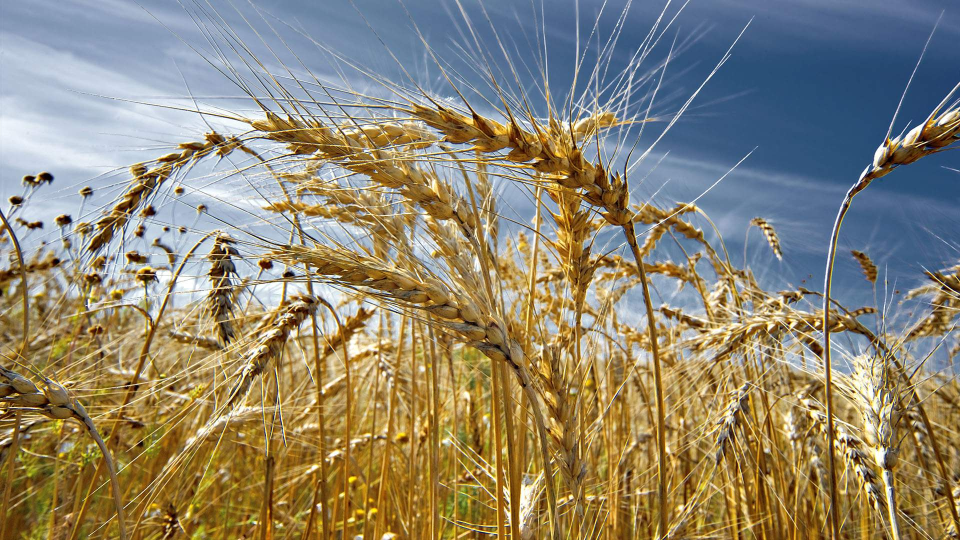
#> input picture data/training_dataset/wheat/wheat_3_002.jpg, 1920 x 1080 px, given as the content of the folder photo, which was not available (shown at 1/2 size)
$ python analyze_photos.py   (older library calls are emulated)
#> lines starting #> are read from the running program, lines starting #| are printed output that depends on the picture; after the words box and inside, x2 and y2 are one past the last pixel; in counts of white or black regions, pixels touching at a corner belong together; pictures that were not available may be replaced by others from this repository, and a replacement may not be noted
### src/config/settings.py
import os
from pathlib import Path
from pydantic_settings import BaseSettings
from typing import List, Dict

class Settings(BaseSettings):
    """Основные настройки приложения"""

    # Общие настройки
    PROJECT_NAME: str = "Агропайплайн"
    VERSION: str = "1.0.0"
    DEBUG: bool = True

    # API настройки
    API_HOST: str = "0.0.0.0"
    API_PORT: int = 8000
    API_PREFIX: str = "/api/v1"

    # Пути к данным
    BASE_DIR: Path = Path(__file__).parent.parent.parent
    DATA_DIR: Path = BASE_DIR / "data"
    RAW_DATA_DIR: Path = DATA_DIR / "raw"
    PROCESSED_DATA_DIR: Path = DATA_DIR / "processed"
    MODELS_DIR: Path = DATA_DIR / "models"
    LOGS_DIR: Path = BASE_DIR / "logs"

    # Настройки изображений
    IMAGE_SIZE: int = 224
    MAX_IMAGE_SIZE: int = 1024
    ALLOWED_EXTENSIONS: List[str] = ["jpg", "jpeg", "png", "bmp", "tiff"]
    MAX_FILE_SIZE: int = 10 * 1024 * 1024  # 10MB

    # Классы культур
    CROP_CLASSES: List[str] = ["wheat", "barley", "corn"]
    CROP_CLASSES_RU: Dict[str, str] = {
        "wheat": "пшеница",
        "barley": "ячмень",
        "corn": "кукуруза"
    }

    # Классы качества
    QUALITY_CLASSES: List[str] = ["good", "fair", "poor"]
    QUALITY_CLASSES_RU: Dict[str, str] = {
        "good": "хорошее",
        "fair": "удовлетворительное",
        "poor": "плохое"
    }

    # Болезни
    DISEASE_CLASSES: List[str] = ["healthy", "rust", "powdery_mildew", "fusarium"]
    DISEASE_CLASSES_RU: Dict[str, str] = {
        "healthy": "здоровое",
        "rust": "ржавчина",
        "powdery_mildew": "мучнистая роса",
        "fusarium": "фузариоз"
    }

    # Стадии зрелости
    MATURITY_CLASSES: List[str] = ["immature", "mature", "overripe"]
    MATURITY_CLASSES_RU: Dict[str, str] = {
        "immature": "незрелый",
        "mature": "спелый",
        "overripe": "перезрелый"
    }

    # Модели
    CROP_MODEL_NAME: str = "efficientnet_b4"
    QUALITY_MODEL_NAME: str = "resnet50"
    DISEASE_MODEL_NAME: str = "yolov8n"

    # Поддерживаемые архитектуры моделей
    SUPPORTED_MODEL_ARCHITECTURES: Dict[str, Dict] = {
        "cnn": {
            "efficientnet_b4": {"input_size": 224},
            "resnet50": {"input_size": 224},
            "mobilenetv3_small_100": {"input_size": 224}
        },
        "transformer": {
            "vit_base_patch16_224": {"input_size": 224, "patch_size": 16},
            "vit_large_patch16_224": {"input_size": 224, "patch_size": 16}
        },
        "hybrid": {
            "convnext_tiny": {"input_size": 224},
            "convnext_small": {"input_size": 224}
        }
    }

    # Предпочтительная модель распознавания
    PREFERRED_MODEL: str = "convnext_tiny"
    FALLBACK_MODEL: str = "vit_base_patch16_224"

    # Пороги уверенности (снижены для большей честности моделей)
    CROP_CONFIDENCE_THRESHOLD: float = 0.6
    QUALITY_CONFIDENCE_THRESHOLD: float = 0.55
    DISEASE_CONFIDENCE_THRESHOLD: float = 0.5

    # Новые пороги для улучшенной логики
    HIGH_CONFIDENCE_THRESHOLD: float = 0.8
    MEDIUM_CONFIDENCE_THRESHOLD: float = 0.6
    LOW_CONFIDENCE_THRESHOLD: float = 0.4

    # Пороги для обнаружения болезней (более консервативные)
    HEALTHY_THRESHOLD: float = 0.7
    DISEASE_DETECTION_THRESHOLD: float = 0.6

    # Настройки качества прогнозов
    MIN_PREDICTION_CONFIDENCE: float = 0.3

    # Обучение моделей
    BATCH_SIZE: int = 32
    LEARNING_RATE: float = 0.001
    EPOCHS: int = 50
    EARLY_STOPPING_PATIENCE: int = 10

    # Устройство вычислений
    DEVICE: str = "cuda" if os.getenv("CUDA_AVAILABLE", "false").lower() == "true" else "cpu"

    # Wandb настройки
    WANDB_PROJECT: str = "agro-pipeline"
    WANDB_ENTITY: str = os.getenv("WANDB_ENTITY", "")

    class Config:
        env_file = ".env"
        env_file_encoding = "utf-8"

# Создаем глобальный экземпляр настроек
settings = Settings()

# Создаем необходимые директории
for directory in [
    settings.DATA_DIR,
    settings.RAW_DATA_DIR,
    settings.PROCESSED_DATA_DIR,
    settings.MODELS_DIR,
    settings.LOGS_DIR
]:
    directory.mkdir(parents=True, exist_ok=True)

### src/models/crop_classifier.py
import torch
import torch.nn as nn
import timm
from typing import Dict, List, Tuple
import numpy as np
from PIL import Image
import torchvision.transforms as transforms
from pathlib import Path
import cv2

from ..config.settings import settings

# Импортируем новый продвинутый классификатор
try:
    from .advanced_crop_classifier import NextGenCropClassifier
    ADVANCED_CLASSIFIER_AVAILABLE = True
except ImportError:
    ADVANCED_CLASSIFIER_AVAILABLE = False
    print("⚠️ Продвинутый классификатор недоступен")

class CropClassifier(nn.Module):
    """Модель для классификации сельскохозяйственных культур"""

    # [36 lines left out: function __init__, not called in this run]

    def forward(self, x: torch.Tensor) -> torch.Tensor:
        """Прямой проход через модель"""
        return self.backbone(x)

    # [10 lines left out: function extract_features, not called in this run]

class ImprovedCropClassifier:
    """Улучшенная система классификации с анализом морфологических признаков"""

    # [395 lines left out: functions __init__, _create_ensemble, _get_transform, _analyze_corn_features, predict, _generate_confidence_notes, not called in this run]

class CropClassificationPredictor:
    """Класс для инференса классификации культур"""

    # [270 lines left out: functions __init__, _get_transform, load_model, preprocess_image, predict, _generate_confidence_notes and 3 more, not called in this run]

class SmartCropClassifier:
    """Умный классификатор, который автоматически выбирает лучшую доступную архитектуру"""

    def __init__(self, device: str = None, prefer_advanced: bool = True):
#> called with prefer_advanced = True
        self.device = device or settings.DEVICE
        self.prefer_advanced = prefer_advanced
        self.classifier = None
        self.classifier_type = None

        self._initialize_best_classifier()
#> (the call stopped at in _initialize_best_classifier, `self.classifier = NextGenCropClassifier(device=self.device)`: src is not available in this run)

    def _initialize_best_classifier(self):
        """Инициализирует лучший доступный классификатор"""

        if self.prefer_advanced and ADVANCED_CLASSIFIER_AVAILABLE:
            try:
                print("🚀 Инициализация продвинутого классификатора нового поколения...")
                self.classifier = NextGenCropClassifier(device=self.device)
                self.classifier_type = "NextGen"
                print("✅ Продвинутый классификатор успешно инициализирован!")
                print("🎯 Используются современные архитектуры: Swin Transformer, Vision Transformer, EfficientNetV2")
                return
            except Exception as e:
                print(f"⚠️ Не удалось инициализировать продвинутый классификатор: {e}")
                print("🔄 Переключаемся на улучшенный классификатор...")

        # Fallback на улучшенный классификатор
        try:
            print("🚀 Инициализация улучшенного классификатора...")
            self.classifier = ImprovedCropClassifier(device=self.device)
            self.classifier_type = "Improved"
            print("✅ Улучшенный классификатор успешно инициализирован!")
            print("🎯 Используется ансамбль: ConvNeXt, EfficientNet-B4, ResNet50")
        except Exception as e:
            print(f"❌ Критическая ошибка: не удалось инициализировать ни один классификатор: {e}")
            raise RuntimeError("Не удалось инициализировать систему классификации")

    def predict(self, image: Image.Image) -> Dict:
        """Выполняет предсказание с использованием лучшего доступного классификатора"""
        if self.classifier is None:
            raise RuntimeError("Классификатор не инициализирован")

        try:
            result = self.classifier.predict(image)

            # Добавляем информацию о типе используемого классификатора
            if "analysis_notes" not in result:
                result["analysis_notes"] = []

            classifier_info = {
                "NextGen": "🚀 Используется классификатор НОВОГО ПОКОЛЕНИЯ с современными архитектурами",
                "Improved": "🔧 Используется УЛУЧШЕННЫЙ классификатор с ансамблем моделей"
            }

            result["analysis_notes"].insert(0, classifier_info.get(self.classifier_type, "🤖 Базовый классификатор"))
            result["classifier_type"] = self.classifier_type

            return result

        except Exception as e:
            print(f"❌ Ошибка в классификаторе {self.classifier_type}: {e}")

            # Если продвинутый классификатор не работает, пробуем улучшенный
            if self.classifier_type == "NextGen":
                print("🔄 Переключаемся на резервный улучшенный классификатор...")
                try:
                    self.classifier = ImprovedCropClassifier(device=self.device)
                    self.classifier_type = "Improved"
                    result = self.classifier.predict(image)
                    result["analysis_notes"] = ["⚠️ Переключение на резервный классификатор"] + result.get("analysis_notes", [])
                    result["classifier_type"] = self.classifier_type
                    return result
                except Exception as e2:
                    print(f"❌ Резервный классификатор тоже не работает: {e2}")

            # Возвращаем ошибку
            return {
                "predicted_class": "error",
                "predicted_class_ru": "ошибка классификации",
                "confidence": 0.0,
                "confidence_level": "Ошибка",
                "probabilities": {"error": 1.0},
                "probabilities_ru": {"ошибка": 1.0},
                "is_confident": False,
                "analysis_notes": [f"❌ Критическая ошибка в классификации: {e}"],
                "classifier_type": "error"
            }

    # [11 lines left out: function get_classifier_info, not called in this run]

### analyze_photos.py
#!/usr/bin/env python3
"""
Анализ всех фотографий в папке для определения типов культур
и подготовки данных для обучения модели
"""

import sys
import os
sys.path.append(os.path.join(os.path.dirname(__file__), 'src'))

from PIL import Image
import json
import numpy as np
from pathlib import Path
import cv2
from src.models.crop_classifier import ImprovedCropClassifier, SmartCropClassifier
from src.config.settings import settings
import matplotlib.pyplot as plt

def analyze_single_image(image_path, classifier):
    """Анализ одного изображения"""
    try:
        # Загружаем изображение
        image = Image.open(image_path)
        if image.mode != 'RGB':
            image = image.convert('RGB')

        # Анализируем с помощью улучшенного классификатора
        result = classifier.predict(image)

        # Добавляем информацию о файле
        result['file_path'] = str(image_path)
        result['file_name'] = image_path.name
        result['file_size'] = image_path.stat().st_size
        result['image_size'] = image.size

        return result

    except Exception as e:
        return {
            'file_path': str(image_path),
            'file_name': image_path.name,
            'error': str(e),
            'predicted_class': 'error',
            'predicted_class_ru': 'ошибка'
        }

def extract_visual_features(image_path):
    """Извлечение визуальных признаков для анализа"""
    try:
        image = Image.open(image_path)
#> image is the input picture: PIL image 1920x1080 RGB; mean R, G, B 141.8, 134.1, 113.4
        img_array = np.array(image.convert('RGB'))
        height, width = img_array.shape[:2]

        # Цветовой анализ
        hsv = cv2.cvtColor(img_array, cv2.COLOR_RGB2HSV)
#> hsv: shape (1080, 1920, 3); mean H, S, V 58.7, 121.9, 162.8

        # Анализ зеленых областей (растительность)
        green_mask = cv2.inRange(hsv, np.array([40, 40, 40]), np.array([80, 255, 255]))
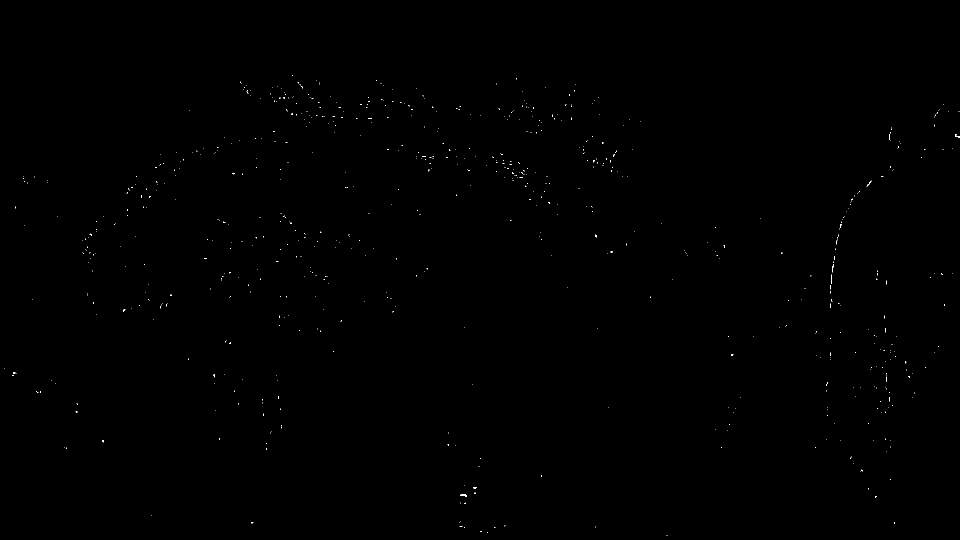
#> green_mask: shape (1080, 1920) (shown at 1/2 size); 0.1% white in thin lines or dots, all inside (x1, y1, x2, y2) = (8, 150, 1920, 1072)
        green_ratio = np.sum(green_mask > 0) / green_mask.size
#> green_ratio = 0.000972

        # Анализ желто-коричневых областей (зрелые культуры)
        yellow_mask = cv2.inRange(hsv, np.array([10, 50, 50]), np.array([30, 255, 255]))
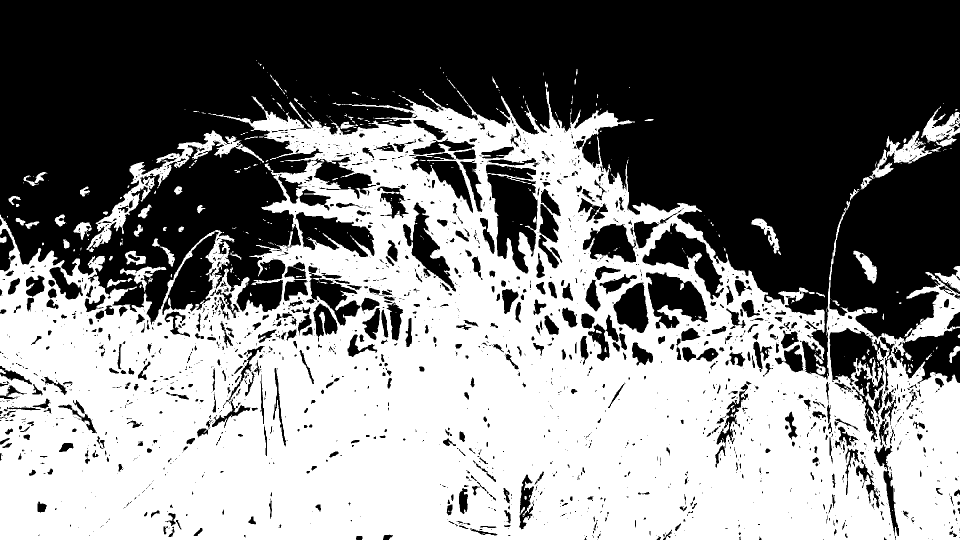
#> yellow_mask: shape (1080, 1920) (shown at 1/2 size); 49.9% white; 380 white regions (284 under 20 px), largest, box (x1, y1, x2, y2) and area: (0, 163, 1920, 1080) 1003029, (173, 260, 528, 504) 9827, (1842, 213, 1920, 294) 2711
        yellow_ratio = np.sum(yellow_mask > 0) / yellow_mask.size
#> yellow_ratio = 0.499

        # Анализ текстуры
        gray = cv2.cvtColor(img_array, cv2.COLOR_RGB2GRAY)
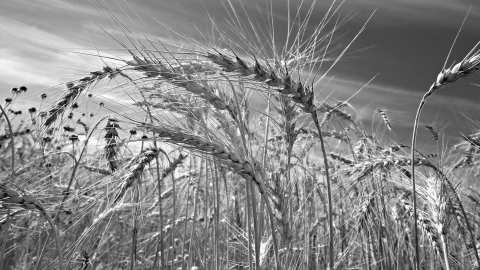
#> gray: shape (1080, 1920) (shown at 1/4 size); min 0, max 255, mean 134

        # Поиск вертикальных структур
        sobelx = cv2.Sobel(gray, cv2.CV_64F, 1, 0, ksize=3)
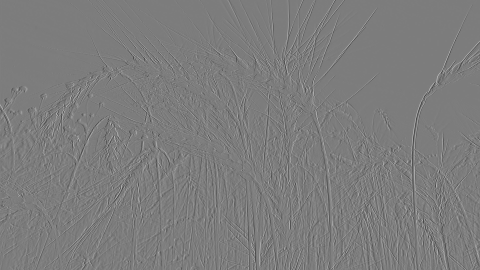
#> sobelx: shape (1080, 1920) float64 (shown at 1/4 size); min -916, max 955, mean -0.2; drawn with min black and max white
        sobely = cv2.Sobel(gray, cv2.CV_64F, 0, 1, ksize=3)
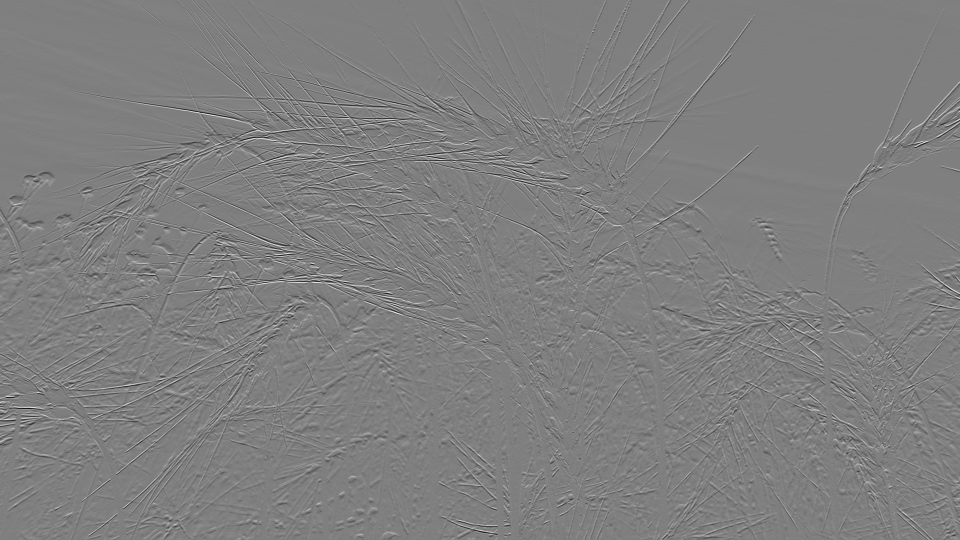
#> sobely: shape (1080, 1920) float64 (shown at 1/2 size); min -978, max 978, mean -0.2; drawn with min black and max white
        angles = np.arctan2(sobely, sobelx)
        vertical_lines = np.sum(np.abs(angles) < np.pi/6) / angles.size
#> vertical_lines = 0.224
#> (the rest of the program and of its run is left out)
